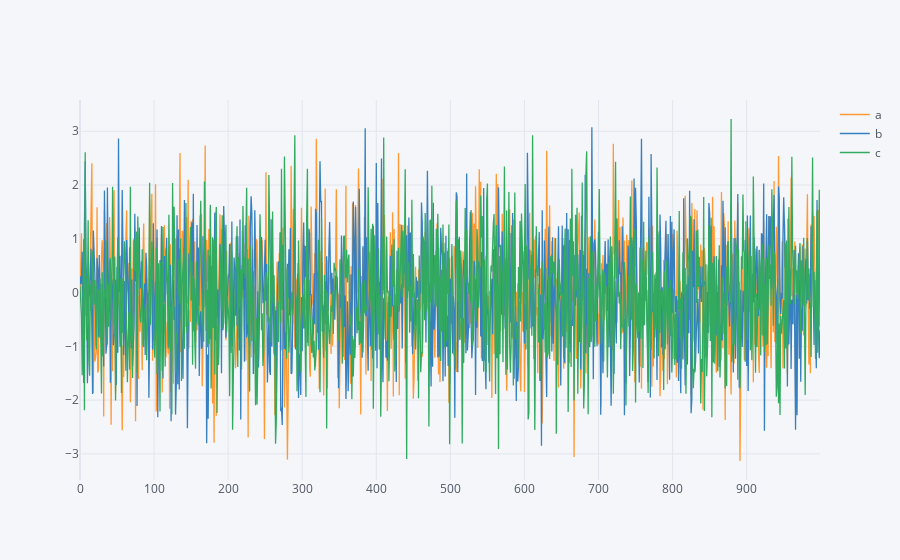

The cell this chart's notebook holds for it:
### Code cell
df1.iplot()
df1['a']=df1['a'].cumsum()+20
df1['b']=df1['b'].cumsum()+20
df1['c']=df1['c'].cumsum()+20

### Figure 1 — Plotly figure (JSON) as saved in the notebook; plotly's stock layout.template omitted (floating-point values rounded to 4 significant figures; data arrays with more than 128 entries replaced by an {"elided": "..."} marker saying what was removed)
{"data": [{"line": {"color": "rgba(255, 153, 51, 1.0)", "dash": "solid", "shape": "linear", "width": 1.3}, "mode": "lines", "name": "a", "text": "", "type": "scatter", "x": {"elided": "1000 int values"}, "y": {"elided": "1000 float values"}}, {"line": {"color": "rgba(55, 128, 191, 1.0)", "dash": "solid", "shape": "linear", "width": 1.3}, "mode": "lines", "name": "b", "text": "", "type": "scatter", "x": {"elided": "1000 int values"}, "y": {"elided": "1000 float values"}}, {"line": {"color": "rgba(50, 171, 96, 1.0)", "dash": "solid", "shape": "linear", "width": 1.3}, "mode": "lines", "name": "c", "text": "", "type": "scatter", "x": {"elided": "1000 int values"}, "y": {"elided": "1000 float values"}}], "layout": {"legend": {"bgcolor": "#F5F6F9", "font": {"color": "#4D5663"}}, "paper_bgcolor": "#F5F6F9", "plot_bgcolor": "#F5F6F9", "title": {"font": {"color": "#4D5663"}}, "xaxis": {"gridcolor": "#E1E5ED", "showgrid": true, "tickfont": {"color": "#4D5663"}, "title": {"font": {"color": "#4D5663"}, "text": ""}, "zerolinecolor": "#E1E5ED"}, "yaxis": {"gridcolor": "#E1E5ED", "showgrid": true, "tickfont": {"color": "#4D5663"}, "title": {"font": {"color": "#4D5663"}, "text": ""}, "zerolinecolor": "#E1E5ED"}}}
